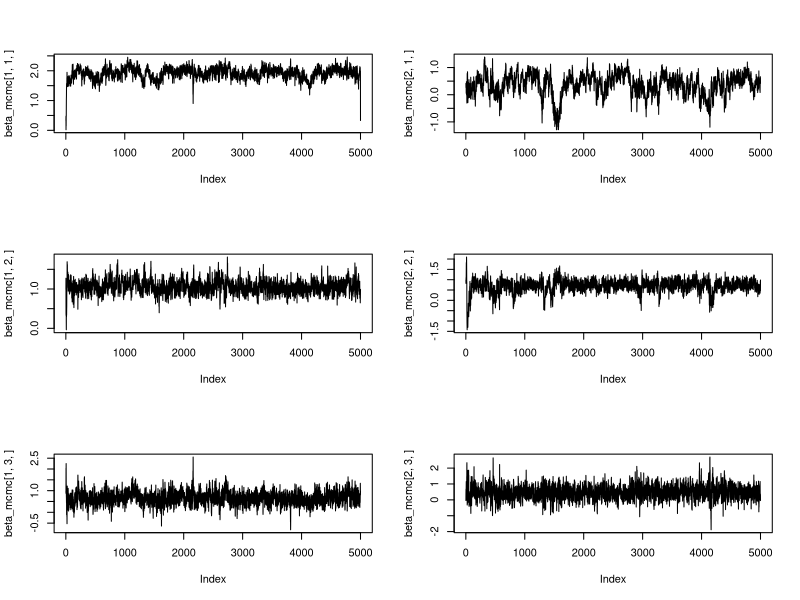
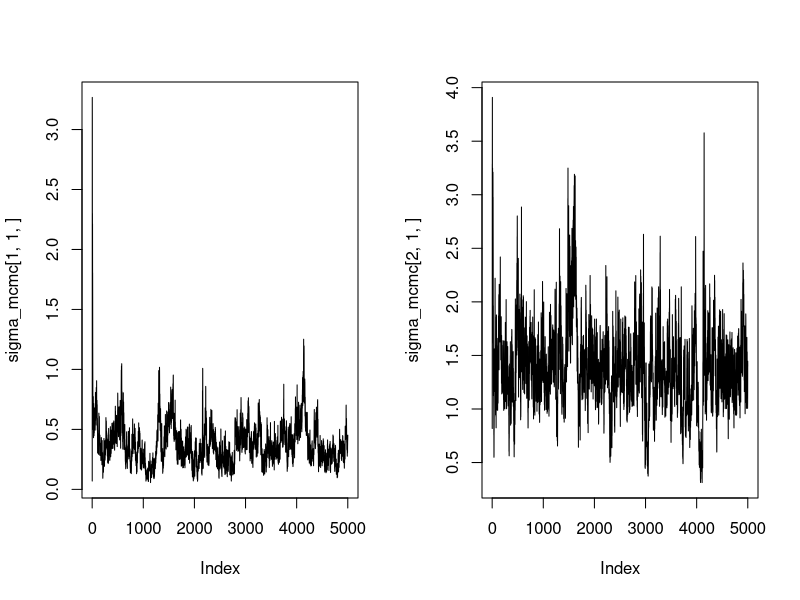
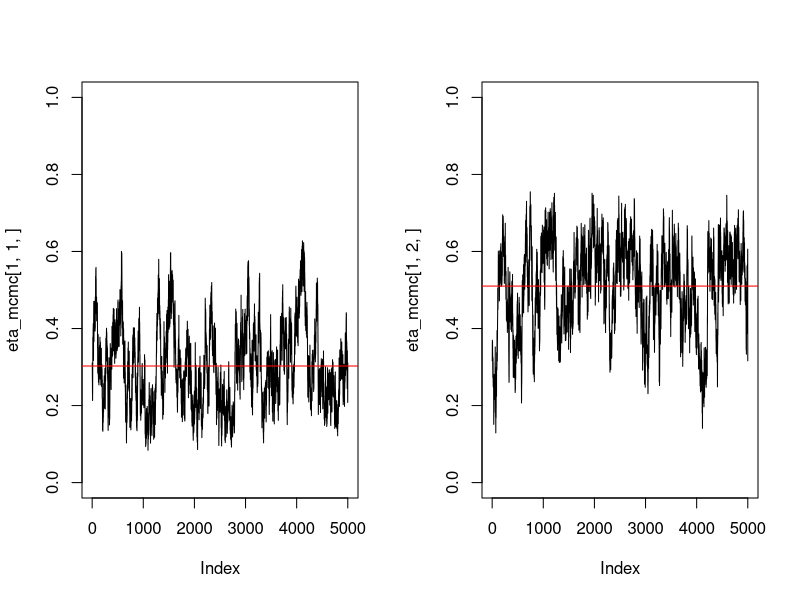

These figures' R source, in order:
# Finite Mixture of a Linear Regression Model #
###############################################

#
# This script implements the Gibbs sampler 
# suggested in Frühwirth-Schnatter p. 253, Algorithm 8.1
# All coefficient are assumed to vary across mixtures. 
#


library(MCMCpack)
library(pscl)

set.seed(21)
rm(list=ls())

# SIMULATE SOME DATA 

KKK=3

beta1=c(-2, 2,  0.1)
beta2=c(2,  1,  0.4)
beta3=c(0.1,1.1,1.4)
betamatrix <- rbind(beta1,beta2, beta3)

nobs1=100
nobs2=150
nobs3=200

X1=cbind(1, runif(nobs1,-1,1),rbeta(nobs1,0.5, 1))
X2=cbind(1, runif(nobs2,-1,1),rbeta(nobs2,0.5, 1))
X3=cbind(1, runif(nobs3,-1,1),rbeta(nobs3,0.5, 1))

sigmavector <- c(1,0.4, 1.2)

y1=X1%*%beta1+rnorm(nobs1, 0, sqrt(sigmavector[1]))
y2=X2%*%beta2+rnorm(nobs2, 0, sqrt(sigmavector[2]))
y3=X3%*%beta3+rnorm(nobs3, 0, sqrt(sigmavector[3]))


y <- as.matrix(c(y1,y2,y3))
X <- rbind(X1,X2,X3)



# ESTIMATE WITH OWN CODE #


set.seed(12)

# Indices
K <- ncol(X)
N <- nrow(X)
D <- 3
M <- 5000

# Hparameters for priors 
b0 <- rep(0,K)
B0 <- diag(K) * 100
e0 <- 0.01
f0 <- 0.01
a0 <- 1

# Generate holding bins 
beta <- list()
sigma <- list()
eta <- list()

# Initialize with random starting values
sigma[[1]] <- matrix(runif(D, 0, 1), D, 1)
S <- sample(seq(1,D), N, replace=TRUE)

# Make progress bar
pb <- txtProgressBar(min = 0, max = M, style = 3)

# Run MCMC 
for(m in 2:M){
	
	# -- Draw: eta -- 
	a1 <- apply(matrix(seq(1,D),D,1), 1, function(x) sum(S==x) ) + a0
	eta[[m]] <- rdirichlet(1, alpha=a1)
	
	# -- Housekeeping --
	beta[[m]] <- matrix(NA, D, K)
	sigma[[m]] <- matrix(NA, D, 1)
	pS <- matrix(NA, N, D)
	
	for(i in 1:D){
		nk <- sum(S==i)
		Xk <- matrix(X[S==i, ], nk, K) 
		yk <- matrix(y[S==i], nk, 1)
		
		# -- Draw: beta --
		B1 <- solve( (1/sigma[[m-1]][i,]) * (t(Xk) %*% Xk) + solve(B0) )
		b1 <- B1 %*% ( (1/sigma[[m-1]][i,]) * (t(Xk) %*% yk ) + solve(B0) %*% b0 )
		beta[[m]][i,] <- mvrnorm(1, mu=b1, Sigma=B1)
		
		# -- Draw: gamma --
		e1 <- e0 + nk
		f1 <- f0 + t(yk - Xk %*% beta[[m]][i, ] ) %*% (yk - Xk %*% beta[[m]][i,] )
		sigma[[m]][i, ] <- rigamma(1, e1/2, f1/2)
		
		# -- Calculate p(S|.)
		pS[,i] <- eta[[m]][i] * dnorm(y, mean=(X%*%beta[[m]][i,]), sd=sqrt(sigma[[m]][i,]) )
		
		}
	
	# -- Draw: psi -- 
	S <- apply(pS, 1, function(x) sample(1:D, 1, prob=x/sum(x)) )
	
	setTxtProgressBar(pb, m)
	}
close(pb)
	
# Make array from lists	
eta_mcmc <- array(unlist(eta), dim=c(1,D,M) )
beta_mcmc <- array(unlist(beta), dim=c(D,K,M) )
sigma_mcmc <- array(unlist(sigma), dim=c(D,1,M) )


# # Traceplots
par(mfrow=c(3,2))
plot(beta_mcmc[1,1,], type="l")
plot(beta_mcmc[2,1,], type="l")
plot(beta_mcmc[1,2,], type="l")
plot(beta_mcmc[2,2,], type="l")
plot(beta_mcmc[1,3,], type="l")
plot(beta_mcmc[2,3,], type="l")

par(mfrow=c(1,2))
plot(sigma_mcmc[1,1,], type="l")
plot(sigma_mcmc[2,1,], type="l")

par(mfrow=c(1,2))
plot(eta_mcmc[1,1,], type="l", ylim=c(0,1))
abline(h=mean(eta_mcmc[1,1,]), col="red")
plot(eta_mcmc[1,2,], type="l", ylim=c(0,1))
abline(h=mean(eta_mcmc[1,2,]), col="red")

apply(beta_mcmc, c(1,2), quantile, probs=c(0.025,0.5,0.975))
apply(sigma_mcmc, c(1,2), quantile, probs=c(0.025,0.5,0.975))




# ESTIMATE WITH CANNED ROUTINE #

library(flexmix)
ex1 <- flexmix(y~X-1, k=KKK)
parameters(ex1)

# > same
